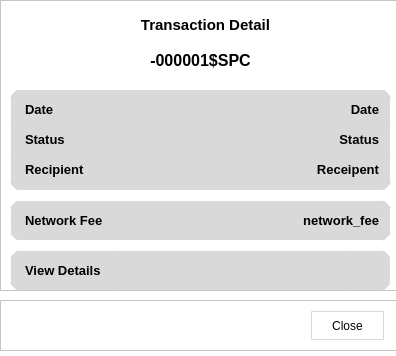
<?xml version="1.0" encoding="UTF-8"?>
<ui version="4.0">
 <class>Dialog</class>
 <widget class="QDialog" name="Dialog">
  <property name="geometry">
   <rect>
    <x>0</x>
    <y>0</y>
    <width>396</width>
    <height>356</height>
   </rect>
  </property>
  <property name="windowTitle">
   <string>Transactions Detail</string>
  </property>
  <property name="windowIcon">
   <iconset>
    <normaloff>img/simplecoin_ico.png</normaloff>img/simplecoin_ico.png</iconset>
  </property>
  <property name="styleSheet">
   <string notr="true">background-color: rgb(255, 255, 255);</string>
  </property>
  <widget class="QFrame" name="frame">
   <property name="geometry">
    <rect>
     <x>0</x>
     <y>0</y>
     <width>401</width>
     <height>291</height>
    </rect>
   </property>
   <property name="frameShape">
    <enum>QFrame::StyledPanel</enum>
   </property>
   <property name="frameShadow">
    <enum>QFrame::Raised</enum>
   </property>
   <widget class="QLabel" name="title">
    <property name="geometry">
     <rect>
      <x>10</x>
      <y>10</y>
      <width>391</width>
      <height>31</height>
     </rect>
    </property>
    <property name="font">
     <font>
      <pointsize>11</pointsize>
      <bold>true</bold>
     </font>
    </property>
    <property name="text">
     <string>&lt;html&gt;&lt;head/&gt;&lt;body&gt;&lt;p align=&quot;center&quot;&gt;Transaction Detail&lt;/p&gt;&lt;/body&gt;&lt;/html&gt;</string>
    </property>
   </widget>
   <widget class="QFrame" name="frame_3">
    <property name="geometry">
     <rect>
      <x>10</x>
      <y>90</y>
      <width>381</width>
      <height>101</height>
     </rect>
    </property>
    <property name="styleSheet">
     <string notr="true">background-color: rgb(217, 217, 217);
border-color: rgb(217, 217, 217);
border-width: 10px;        
border-style: solid;
border-radius: 10px;
margin: 1px;
padding:1px;</string>
    </property>
    <property name="frameShape">
     <enum>QFrame::StyledPanel</enum>
    </property>
    <property name="frameShadow">
     <enum>QFrame::Raised</enum>
    </property>
    <widget class="QWidget" name="widget" native="true">
     <property name="geometry">
      <rect>
       <x>0</x>
       <y>-1</y>
       <width>381</width>
       <height>101</height>
      </rect>
     </property>
     <widget class="QLabel" name="label_2">
      <property name="geometry">
       <rect>
        <x>0</x>
        <y>0</y>
        <width>61</width>
        <height>41</height>
       </rect>
      </property>
      <property name="font">
       <font>
        <pointsize>10</pointsize>
        <bold>true</bold>
       </font>
      </property>
      <property name="text">
       <string>Date</string>
      </property>
     </widget>
     <widget class="QLabel" name="label_3">
      <property name="geometry">
       <rect>
        <x>0</x>
        <y>30</y>
        <width>71</width>
        <height>41</height>
       </rect>
      </property>
      <property name="font">
       <font>
        <pointsize>10</pointsize>
        <bold>true</bold>
       </font>
      </property>
      <property name="text">
       <string>Status</string>
      </property>
     </widget>
     <widget class="QLabel" name="sender_or_receipent">
      <property name="geometry">
       <rect>
        <x>0</x>
        <y>60</y>
        <width>91</width>
        <height>41</height>
       </rect>
      </property>
      <property name="font">
       <font>
        <pointsize>10</pointsize>
        <bold>true</bold>
       </font>
      </property>
      <property name="text">
       <string>Recipient</string>
      </property>
     </widget>
     <widget class="QLabel" name="date_information">
      <property name="geometry">
       <rect>
        <x>50</x>
        <y>0</y>
        <width>331</width>
        <height>41</height>
       </rect>
      </property>
      <property name="font">
       <font>
        <pointsize>10</pointsize>
        <bold>true</bold>
       </font>
      </property>
      <property name="text">
       <string>&lt;html&gt;&lt;head/&gt;&lt;body&gt;&lt;p align=&quot;right&quot;&gt;Date&lt;/p&gt;&lt;/body&gt;&lt;/html&gt;</string>
      </property>
     </widget>
     <widget class="QLabel" name="status_information">
      <property name="geometry">
       <rect>
        <x>60</x>
        <y>30</y>
        <width>321</width>
        <height>41</height>
       </rect>
      </property>
      <property name="font">
       <font>
        <pointsize>10</pointsize>
        <bold>true</bold>
       </font>
      </property>
      <property name="text">
       <string>&lt;html&gt;&lt;head/&gt;&lt;body&gt;&lt;p align=&quot;right&quot;&gt;Status&lt;/p&gt;&lt;/body&gt;&lt;/html&gt;</string>
      </property>
     </widget>
     <widget class="QLabel" name="Receipent_information">
      <property name="geometry">
       <rect>
        <x>80</x>
        <y>60</y>
        <width>301</width>
        <height>41</height>
       </rect>
      </property>
      <property name="font">
       <font>
        <pointsize>10</pointsize>
        <bold>true</bold>
       </font>
      </property>
      <property name="text">
       <string>&lt;html&gt;&lt;head/&gt;&lt;body&gt;&lt;p align=&quot;right&quot;&gt;Receipent&lt;/p&gt;&lt;/body&gt;&lt;/html&gt;</string>
      </property>
     </widget>
    </widget>
   </widget>
   <widget class="QFrame" name="frame_4">
    <property name="geometry">
     <rect>
      <x>10</x>
      <y>200</y>
      <width>381</width>
      <height>41</height>
     </rect>
    </property>
    <property name="styleSheet">
     <string notr="true">background-color: rgb(217, 217, 217);
background-color: rgb(217, 217, 217);
border-color: rgb(217, 217, 217);
border-width: 10px;        
border-style: solid;
border-radius: 10px;
margin: 1px;
padding:1px;</string>
    </property>
    <property name="frameShape">
     <enum>QFrame::StyledPanel</enum>
    </property>
    <property name="frameShadow">
     <enum>QFrame::Raised</enum>
    </property>
    <widget class="QLabel" name="label_5">
     <property name="geometry">
      <rect>
       <x>0</x>
       <y>0</y>
       <width>111</width>
       <height>41</height>
      </rect>
     </property>
     <property name="font">
      <font>
       <pointsize>10</pointsize>
       <bold>true</bold>
      </font>
     </property>
     <property name="text">
      <string>Network Fee</string>
     </property>
    </widget>
    <widget class="QLabel" name="network_fee">
     <property name="geometry">
      <rect>
       <x>110</x>
       <y>0</y>
       <width>271</width>
       <height>41</height>
      </rect>
     </property>
     <property name="font">
      <font>
       <pointsize>10</pointsize>
       <bold>true</bold>
      </font>
     </property>
     <property name="text">
      <string>&lt;html&gt;&lt;head/&gt;&lt;body&gt;&lt;p align=&quot;right&quot;&gt;network_fee&lt;/p&gt;&lt;/body&gt;&lt;/html&gt;</string>
     </property>
    </widget>
   </widget>
   <widget class="QLabel" name="balance_information">
    <property name="geometry">
     <rect>
      <x>10</x>
      <y>50</y>
      <width>381</width>
      <height>21</height>
     </rect>
    </property>
    <property name="font">
     <font>
      <pointsize>12</pointsize>
      <bold>true</bold>
     </font>
    </property>
    <property name="text">
     <string>&lt;html&gt;&lt;head/&gt;&lt;body&gt;&lt;p align=&quot;center&quot;&gt;-000001$SPC&lt;/p&gt;&lt;/body&gt;&lt;/html&gt;</string>
    </property>
   </widget>
   <widget class="QFrame" name="frame_5">
    <property name="geometry">
     <rect>
      <x>10</x>
      <y>250</y>
      <width>381</width>
      <height>41</height>
     </rect>
    </property>
    <property name="styleSheet">
     <string notr="true">background-color: rgb(217, 217, 217);
background-color: rgb(217, 217, 217);
border-color: rgb(217, 217, 217);
border-width: 10px;        
border-style: solid;
border-radius: 10px;
margin: 1px;
padding:1px;</string>
    </property>
    <property name="frameShape">
     <enum>QFrame::StyledPanel</enum>
    </property>
    <property name="frameShadow">
     <enum>QFrame::Raised</enum>
    </property>
    <widget class="QLabel" name="label_6">
     <property name="geometry">
      <rect>
       <x>0</x>
       <y>0</y>
       <width>111</width>
       <height>41</height>
      </rect>
     </property>
     <property name="font">
      <font>
       <pointsize>10</pointsize>
       <bold>true</bold>
      </font>
     </property>
     <property name="text">
      <string>View Details</string>
     </property>
    </widget>
    <widget class="QPushButton" name="view_details_button">
     <property name="geometry">
      <rect>
       <x>334</x>
       <y>0</y>
       <width>41</width>
       <height>41</height>
      </rect>
     </property>
     <property name="styleSheet">
      <string notr="true"/>
     </property>
     <property name="text">
      <string/>
     </property>
     <property name="icon">
      <iconset>
       <normaloff>icon/arrow-circle-right.svg</normaloff>icon/arrow-circle-right.svg</iconset>
     </property>
     <property name="iconSize">
      <size>
       <width>25</width>
       <height>25</height>
      </size>
     </property>
    </widget>
   </widget>
   <zorder>frame_5</zorder>
   <zorder>title</zorder>
   <zorder>frame_3</zorder>
   <zorder>frame_4</zorder>
   <zorder>balance_information</zorder>
  </widget>
  <widget class="QFrame" name="frame_2">
   <property name="geometry">
    <rect>
     <x>0</x>
     <y>300</y>
     <width>401</width>
     <height>51</height>
    </rect>
   </property>
   <property name="frameShape">
    <enum>QFrame::StyledPanel</enum>
   </property>
   <property name="frameShadow">
    <enum>QFrame::Raised</enum>
   </property>
   <widget class="QPushButton" name="close_button">
    <property name="geometry">
     <rect>
      <x>310</x>
      <y>10</y>
      <width>75</width>
      <height>31</height>
     </rect>
    </property>
    <property name="styleSheet">
     <string notr="true">background-color: rgb(255, 255, 255);
border-color: rgb(217, 217, 217);
border-width: 1px;        
border-style: solid;
border-radius: 1px;
margin: 1px;
padding:1px;</string>
    </property>
    <property name="text">
     <string>Close</string>
    </property>
   </widget>
  </widget>
 </widget>
 <resources/>
 <connections/>
</ui>
